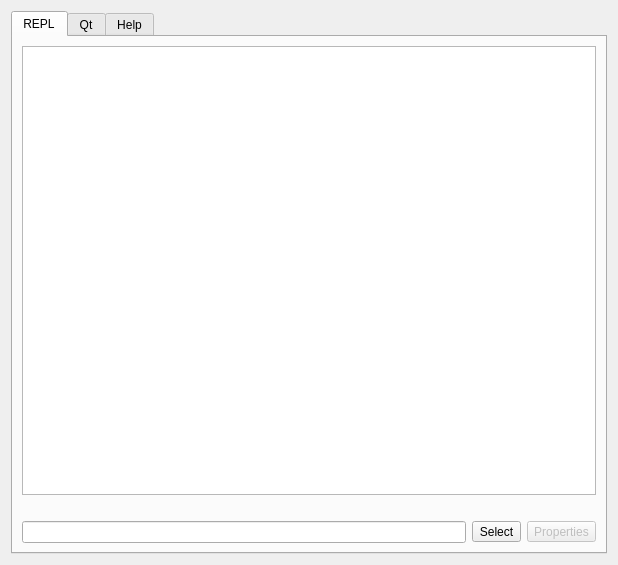
<?xml version="1.0" encoding="UTF-8"?>
<ui version="4.0">
 <class>gui</class>
 <widget class="QWidget" name="gui">
  <property name="geometry">
   <rect>
    <x>0</x>
    <y>0</y>
    <width>618</width>
    <height>565</height>
   </rect>
  </property>
  <property name="windowTitle">
   <string>EQL</string>
  </property>
  <layout class="QVBoxLayout">
   <item>
    <widget class="QTabWidget" name="main_tab">
     <property name="currentIndex">
      <number>0</number>
     </property>
     <widget class="QWidget" name="tab_1">
      <attribute name="title">
       <string>REPL</string>
      </attribute>
      <layout class="QVBoxLayout">
       <item>
        <widget class="QTextEdit" name="display"/>
       </item>
       <item>
        <layout class="QHBoxLayout" name="_3">
         <item>
          <widget class="QLabel" name="package_name">
           <property name="text">
            <string/>
           </property>
          </widget>
         </item>
         <item>
          <widget class="QLabel" name="selected_widget">
           <property name="text">
            <string/>
           </property>
           <property name="alignment">
            <set>Qt::AlignRight|Qt::AlignTrailing|Qt::AlignVCenter</set>
           </property>
          </widget>
         </item>
        </layout>
       </item>
       <item>
        <layout class="QHBoxLayout" name="_2">
         <item>
          <widget class="QLineEdit" name="edit"/>
         </item>
         <item>
          <widget class="QToolButton" name="select">
           <property name="text">
            <string>Select</string>
           </property>
          </widget>
         </item>
         <item>
          <widget class="QToolButton" name="properties">
           <property name="enabled">
            <bool>false</bool>
           </property>
           <property name="text">
            <string>Properties</string>
           </property>
          </widget>
         </item>
        </layout>
       </item>
      </layout>
     </widget>
     <widget class="QWidget" name="tab_2">
      <attribute name="title">
       <string>Qt</string>
      </attribute>
      <layout class="QVBoxLayout" name="verticalLayout_3">
       <item>
        <layout class="QHBoxLayout" name="horizontalLayout_3">
         <item>
          <widget class="QLineEdit" name="search_class">
           <property name="sizePolicy">
            <sizepolicy hsizetype="Expanding" vsizetype="Fixed">
             <horstretch>1</horstretch>
             <verstretch>0</verstretch>
            </sizepolicy>
           </property>
          </widget>
         </item>
         <item>
          <widget class="QLabel" name="label_4">
           <property name="sizePolicy">
            <sizepolicy hsizetype="Preferred" vsizetype="Preferred">
             <horstretch>2</horstretch>
             <verstretch>0</verstretch>
            </sizepolicy>
           </property>
           <property name="text">
            <string>Type class name and hit Return</string>
           </property>
          </widget>
         </item>
        </layout>
       </item>
       <item>
        <widget class="QTabWidget" name="qt_tab">
         <property name="currentIndex">
          <number>0</number>
         </property>
         <widget class="QWidget" name="tab">
          <attribute name="title">
           <string>QObjects</string>
          </attribute>
          <layout class="QVBoxLayout" name="verticalLayout">
           <item>
            <widget class="QLabel" name="q_super_classes">
             <property name="text">
              <string/>
             </property>
            </widget>
           </item>
           <item>
            <layout class="QHBoxLayout" name="horizontalLayout">
             <item>
              <widget class="QComboBox" name="q_names">
               <property name="sizePolicy">
                <sizepolicy hsizetype="Minimum" vsizetype="Fixed">
                 <horstretch>0</horstretch>
                 <verstretch>0</verstretch>
                </sizepolicy>
               </property>
              </widget>
             </item>
             <item>
              <spacer name="horizontalSpacer">
               <property name="orientation">
                <enum>Qt::Horizontal</enum>
               </property>
               <property name="sizeHint" stdset="0">
                <size>
                 <width>40</width>
                 <height>20</height>
                </size>
               </property>
              </spacer>
             </item>
            </layout>
           </item>
           <item>
            <widget class="QTabWidget" name="tabs_qobjects">
             <property name="currentIndex">
              <number>0</number>
             </property>
             <widget class="QWidget" name="tab_5">
              <attribute name="title">
               <string>Properties</string>
              </attribute>
              <layout class="QVBoxLayout">
               <item>
                <widget class="QTreeWidget" name="q_properties">
                 <property name="columnCount">
                  <number>0</number>
                 </property>
                </widget>
               </item>
              </layout>
             </widget>
             <widget class="QWidget" name="tab_6">
              <attribute name="title">
               <string>Methods</string>
              </attribute>
              <layout class="QVBoxLayout">
               <item>
                <widget class="QTreeWidget" name="q_methods">
                 <property name="columnCount">
                  <number>0</number>
                 </property>
                </widget>
               </item>
              </layout>
             </widget>
             <widget class="QWidget" name="tab_7">
              <attribute name="title">
               <string>Slots</string>
              </attribute>
              <layout class="QVBoxLayout">
               <item>
                <widget class="QTreeWidget" name="q_slots">
                 <property name="columnCount">
                  <number>0</number>
                 </property>
                </widget>
               </item>
              </layout>
             </widget>
             <widget class="QWidget" name="tab_8">
              <attribute name="title">
               <string>Signals</string>
              </attribute>
              <layout class="QVBoxLayout">
               <item>
                <widget class="QTreeWidget" name="q_signals">
                 <property name="columnCount">
                  <number>0</number>
                 </property>
                </widget>
               </item>
              </layout>
             </widget>
             <widget class="QWidget" name="tab_9">
              <attribute name="title">
               <string>Override</string>
              </attribute>
              <layout class="QVBoxLayout">
               <item>
                <widget class="QTreeWidget" name="q_override">
                 <property name="columnCount">
                  <number>0</number>
                 </property>
                </widget>
               </item>
              </layout>
             </widget>
            </widget>
           </item>
           <item>
            <widget class="QLabel" name="label_2">
             <property name="text">
              <string>Double-click to add to command line (and clipboard)</string>
             </property>
            </widget>
           </item>
          </layout>
         </widget>
         <widget class="QWidget" name="tab_4">
          <attribute name="title">
           <string>Non QObjects</string>
          </attribute>
          <layout class="QVBoxLayout" name="verticalLayout_2">
           <item>
            <widget class="QLabel" name="n_super_classes">
             <property name="text">
              <string/>
             </property>
            </widget>
           </item>
           <item>
            <layout class="QHBoxLayout" name="horizontalLayout_2">
             <item>
              <widget class="QComboBox" name="n_names">
               <property name="sizePolicy">
                <sizepolicy hsizetype="Minimum" vsizetype="Fixed">
                 <horstretch>0</horstretch>
                 <verstretch>0</verstretch>
                </sizepolicy>
               </property>
              </widget>
             </item>
             <item>
              <spacer name="horizontalSpacer_2">
               <property name="orientation">
                <enum>Qt::Horizontal</enum>
               </property>
               <property name="sizeHint" stdset="0">
                <size>
                 <width>40</width>
                 <height>20</height>
                </size>
               </property>
              </spacer>
             </item>
            </layout>
           </item>
           <item>
            <widget class="QTabWidget" name="tabs_non_qobjects">
             <property name="currentIndex">
              <number>0</number>
             </property>
             <widget class="QWidget" name="tab_10">
              <attribute name="title">
               <string>Methods</string>
              </attribute>
              <layout class="QVBoxLayout">
               <item>
                <widget class="QTreeWidget" name="n_methods">
                 <property name="columnCount">
                  <number>0</number>
                 </property>
                </widget>
               </item>
              </layout>
             </widget>
             <widget class="QWidget" name="tab_11">
              <attribute name="title">
               <string>Override</string>
              </attribute>
              <layout class="QVBoxLayout">
               <item>
                <widget class="QTreeWidget" name="n_override">
                 <column>
                  <property name="text">
                   <string>1</string>
                  </property>
                 </column>
                </widget>
               </item>
              </layout>
             </widget>
            </widget>
           </item>
           <item>
            <widget class="QLabel" name="label_3">
             <property name="text">
              <string>Double-click to add to command line (and clipboard)</string>
             </property>
            </widget>
           </item>
          </layout>
         </widget>
         <widget class="QWidget" name="tab_12">
          <attribute name="title">
           <string>Primitives</string>
          </attribute>
          <layout class="QVBoxLayout">
           <item>
            <widget class="QTreeWidget" name="primitives">
             <column>
              <property name="text">
               <string>1</string>
              </property>
             </column>
            </widget>
           </item>
          </layout>
         </widget>
        </widget>
       </item>
      </layout>
     </widget>
     <widget class="QWidget" name="tab_3">
      <attribute name="title">
       <string>Help</string>
      </attribute>
      <layout class="QVBoxLayout">
       <item>
        <layout class="QHBoxLayout">
         <item>
          <widget class="QLineEdit" name="search_help">
           <property name="sizePolicy">
            <sizepolicy hsizetype="Expanding" vsizetype="Fixed">
             <horstretch>1</horstretch>
             <verstretch>0</verstretch>
            </sizepolicy>
           </property>
          </widget>
         </item>
         <item>
          <widget class="QLabel" name="label">
           <property name="sizePolicy">
            <sizepolicy hsizetype="Preferred" vsizetype="Preferred">
             <horstretch>2</horstretch>
             <verstretch>0</verstretch>
            </sizepolicy>
           </property>
           <property name="text">
            <string>Hit Return to find next</string>
           </property>
          </widget>
         </item>
        </layout>
       </item>
       <item>
        <widget class="QTextBrowser" name="help"/>
       </item>
      </layout>
     </widget>
    </widget>
   </item>
  </layout>
 </widget>
 <resources/>
 <connections/>
</ui>
